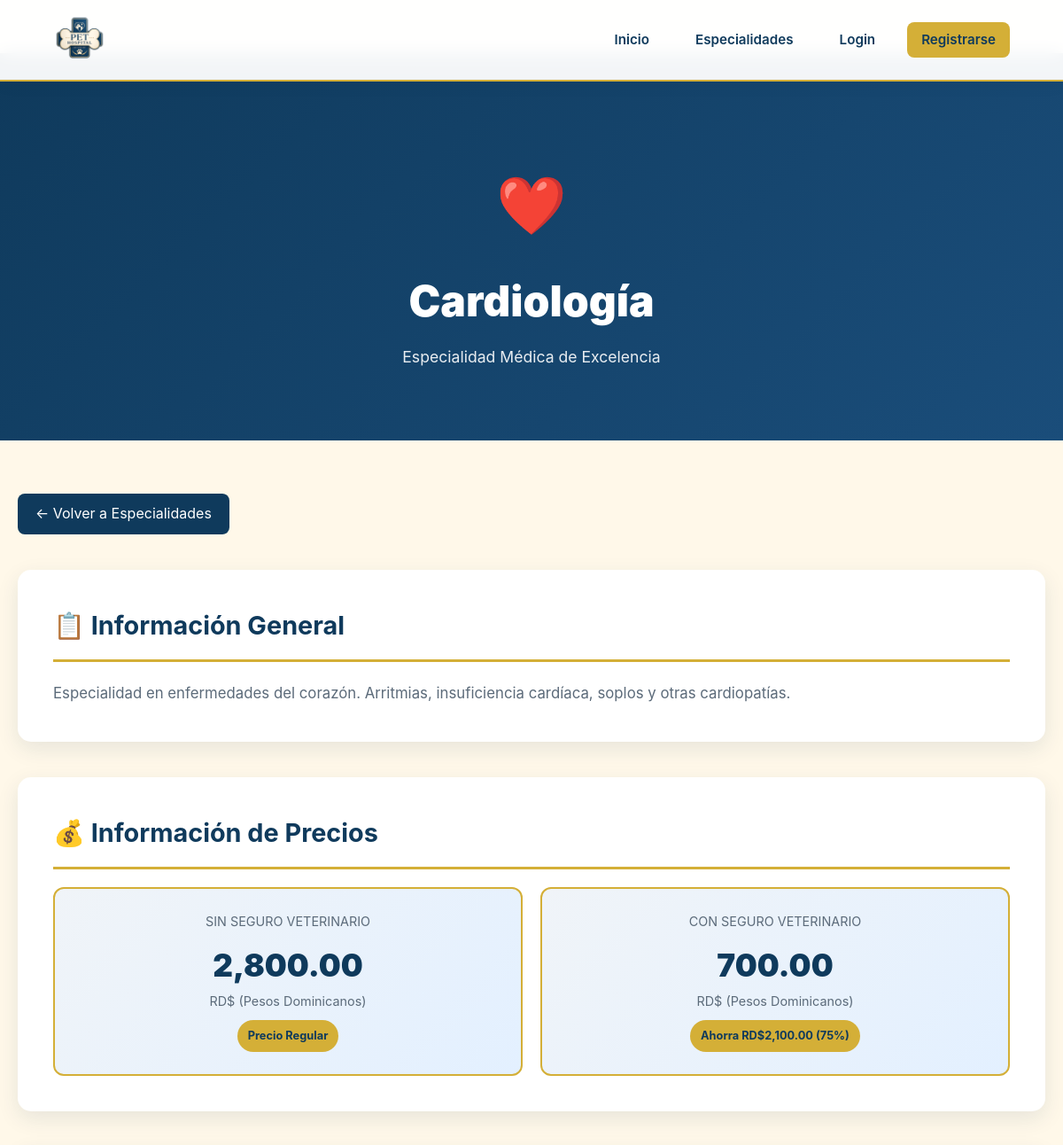
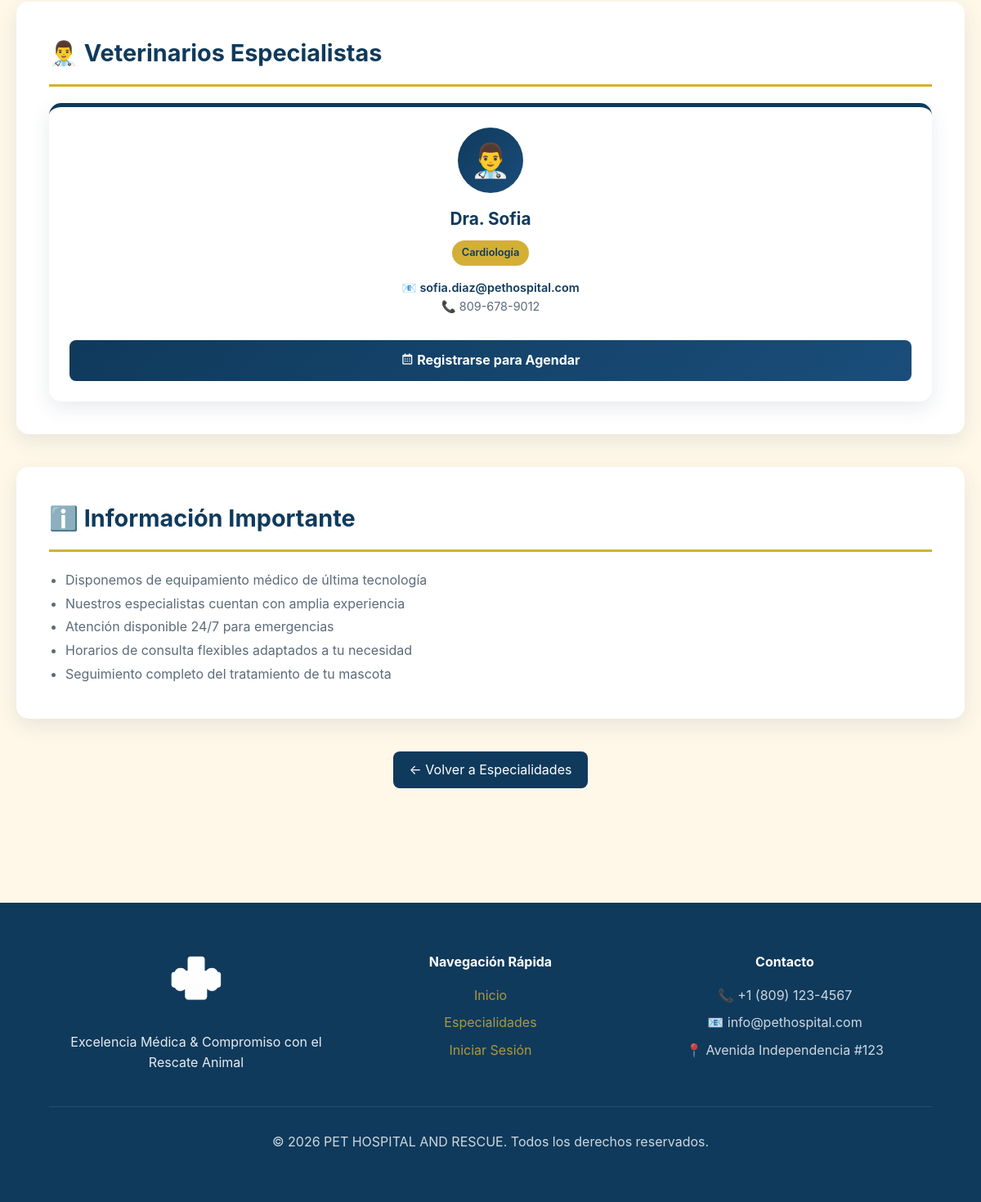
/especialidades/ver.php?id=5, run on the app's committed database (2 pictures, top to bottom).
### tables this page shows
CREATE TABLE `especialidades` (
  `id` int(11) NOT NULL AUTO_INCREMENT,
  `nombre` varchar(100) NOT NULL,
  `descripcion` text DEFAULT NULL,
  `precio` decimal(10,2) NOT NULL,
  PRIMARY KEY (`id`),
  INDEX `idx_nombre` (`nombre`)
);

CREATE TABLE `veterinarioes` (
  `id` int(11) NOT NULL AUTO_INCREMENT,
  `nombre` varchar(100) NOT NULL,
  `id_especialidad` int(11) DEFAULT NULL,
  `id_usuario` int(11) DEFAULT NULL,
  PRIMARY KEY (`id`),
  KEY `fk_especialidad` (`id_especialidad`),
  KEY `fk_usuario` (`id_usuario`),
  CONSTRAINT `veterinarioes_ibfk_1` FOREIGN KEY (`id_especialidad`) REFERENCES `especialidades` (`id`) ON DELETE SET NULL,
  CONSTRAINT `veterinarioes_ibfk_2` FOREIGN KEY (`id_usuario`) REFERENCES `usuarios` (`id`) ON DELETE CASCADE
);

CREATE TABLE `usuarios` (
  `id` int(11) NOT NULL AUTO_INCREMENT,
  `nombre` varchar(50) NOT NULL,
  `apellido` varchar(50) NOT NULL,
  `cedula` varchar(20) UNIQUE DEFAULT NULL,
  `telefono` varchar(20) DEFAULT NULL,
  `correo` varchar(100) NOT NULL UNIQUE,
  `password` varchar(255) NOT NULL,
  `seguro` varchar(50) DEFAULT NULL,
  `genero` enum('masculino','femenino') DEFAULT NULL,
  `rol` varchar(20) DEFAULT 'user',
  `fecha_registro` timestamp NOT NULL DEFAULT CURRENT_TIMESTAMP,
  PRIMARY KEY (`id`),
  UNIQUE KEY `correo_unique` (`correo`),
  UNIQUE KEY `cedula_unique` (`cedula`),
  INDEX `idx_rol` (`rol`),
  INDEX `idx_correo` (`correo`)
);

### especialidades/ver.php (the view, shortened to what this page needs)
<?php
require_once("../config/db.php");
$id = intval($_GET['id']);
try {
    $stmt = $pdo->prepare("SELECT * FROM especialidades WHERE id = ?");
    $stmt->execute([$id]);
    $especialidad = $stmt->fetch();
} catch(PDOException $e) {
    header("Location: index.php");
    exit();
}
try {
    $stmt = $pdo->prepare("
        SELECT v.*, u.nombre as nombre_veterinario, u.correo, u.telefono
        FROM veterinarioes v
        JOIN usuarios u ON v.id_usuario = u.id
        WHERE v.id_especialidad = ?
        ORDER BY u.nombre ASC
    ");
    $stmt->execute([$id]);
    $veterinarios = $stmt->fetchAll();
} catch(PDOException $e) {
    $veterinarios = [];
}
$iconos = [
    'Cirugía' => '🔪',
    'Medicina' => '💊',
    'Vacunación' => '💉',
    'Dental' => '🦷',
    'Oftalmología' => '👁️',
    'Cardiología' => '❤️',
    'Dermatología' => '🐾',
    'Traumatología' => '🦴',
    'Oncología' => '⚕️',
    'Nutrición' => '🥗',
];
function obtener_icono($nombre) {
    global $iconos;
    foreach ($iconos as $key => $icon) {
        if (stripos($nombre, $key) !== false) {
            return $icon;
        }
    }
    return '🏥';
}
?>
<!DOCTYPE html>
<html lang="es">
<head>
    <link rel="stylesheet" href="../assets/css/style.css">
    <link href="https://cdn.jsdelivr.net/npm/boxicons@2.1.4/css/boxicons.min.css" rel="stylesheet">
</head>
<body>
<header id="header">
    <img src="../assets/img/logo.png" alt="PET HOSPITAL AND RESCUE" class="logo">
    <nav class="nav">
        <a href="../index.php">Inicio</a>
        <a href="index.php">Especialidades</a>
        <?php if(isset($_SESSION['usuario'])): ?>
            <?php if($_SESSION['rol'] == 'admin'): ?>
                <a href="../admin/dashboard.php">Panel Admin</a>
            <?php elseif($_SESSION['rol'] == 'veterinario'): ?>
                <a href="../veterinario/dashboard.php">Mi Panel</a>
            <?php else: ?>
                <a href="../user/dashboard.php">Mi Panel</a>
            <?php endif; ?>
            <a href="../auth/logout.php" style="background: var(--accent-gold); color: var(--primary-dark);">Salir</a>
        <?php else: ?>
            <a href="../auth/login.php">Login</a>
            <a href="../auth/register.php" style="background: var(--accent-gold); color: var(--primary-dark);">Registrarse</a>
        <?php endif; ?>
    </nav>
</header>
<section class="detalle-hero">
    <div class="detalle-icon-grande"><?= obtener_icono($especialidad['nombre']) ?></div>
    <h1><?= htmlspecialchars($especialidad['nombre']) ?></h1>
    <p style="font-size: 1.1rem; margin: 0; opacity: 0.9;">Especialidad Médica de Excelencia</p>
</section>
<section class="detalle-content">
    <a href="index.php" class="btn-volver">← Volver a Especialidades</a>
    <div class="info-seccion">
        <h2>📋 Información General</h2>
        <p class="descripcion"><?= htmlspecialchars($especialidad['descripcion']) ?></p>
    </div>
    <div class="info-seccion">
        <h2>💰 Información de Precios</h2>
        <div class="precios-grid">
            <div class="precio-card">
                <div class="precio-label">Sin Seguro Veterinario</div>
                <div class="precio-monto"><?= number_format($especialidad['precio'], 2) ?></div>
                <div class="precio-moneda">RD$ (Pesos Dominicanos)</div>
                <div class="descuento-badge">Precio Regular</div>
            </div>
            <div class="precio-card">
                <div class="precio-label">Con Seguro Veterinario</div>
                <div class="precio-monto"><?= number_format($especialidad['precio'] * 0.25, 2) ?></div>
                <div class="precio-moneda">RD$ (Pesos Dominicanos)</div>
                <div class="descuento-badge">Ahorra RD$<?= number_format($especialidad['precio'] * 0.75, 2) ?> (75%)</div>
            </div>
        </div>
    </div>
    <div class="info-seccion">
        <h2>👨‍⚕️ Veterinarios Especialistas</h2>
        <?php if(!empty($veterinarios)): ?>
            <div class="veterinarios-grid">
                <?php foreach($veterinarios as $vet): ?>
                    <div class="veterinario-card">
                        <div class="veterinario-avatar">👨‍⚕️</div>
                        <div class="veterinario-nombre"><?= htmlspecialchars($vet['nombre_veterinario']) ?></div>
                        <div class="veterinario-especialidad"><?= htmlspecialchars($especialidad['nombre']) ?></div>
                        <div class="veterinario-contacto">
                            <div>📧 <a href="mailto:<?= htmlspecialchars($vet['correo']) ?>"><?= htmlspecialchars($vet['correo']) ?></a></div>
                            <div>📞 <?= htmlspecialchars($vet['telefono']) ?></div>
                        </div>
                        <?php if(isset($_SESSION['usuario']) && $_SESSION['rol'] == 'user'): ?>
                            <a href="../user/agendar.php?veterinario=<?= $vet['id'] ?>&especialidad=<?= $id ?>" class="btn-agendar-vet">
                                <i class='bx bx-calendar'></i> Agendar Cita
                            </a>
                        <?php elseif(!isset($_SESSION['usuario'])): ?>
                            <a href="../auth/register.php" class="btn-agendar-vet">
                                <i class='bx bx-calendar'></i> Registrarse para Agendar
                            </a>
                        <?php endif; ?>
                    </div>
                <?php endforeach; ?>
            </div>
        <?php endif; ?>
    </div>
    <div class="info-seccion">
        <h2>ℹ️ Información Importante</h2>
        <ul style="color: var(--text-muted); line-height: 1.8; margin-left: 20px;">
            <li>Disponemos de equipamiento médico de última tecnología</li>
            <li>Nuestros especialistas cuentan con amplia experiencia</li>
            <li>Atención disponible 24/7 para emergencias</li>
            <li>Horarios de consulta flexibles adaptados a tu necesidad</li>
            <li>Seguimiento completo del tratamiento de tu mascota</li>
        </ul>
    </div>
    <div style="text-align: center; margin-top: 40px;">
        <a href="index.php" class="btn-volver">← Volver a Especialidades</a>
    </div>
</section>
<footer>
    <div style="max-width: var(--max-width); margin: 0 auto;">
        <div style="display: grid; grid-template-columns: repeat(auto-fit, minmax(250px, 1fr)); gap: 40px; margin-bottom: 40px; padding: 0 20px;">
            <div style="text-align: center;">
                <img src="../assets/img/logo.png" alt="Logo" style="height: 70px; filter: brightness(0) invert(1); margin-bottom: 20px;">
                <p style="margin: 0; opacity: 0.9;">Excelencia Médica & Compromiso con el Rescate Animal</p>
            </div>
            <div style="text-align: center;">
                <h4 style="margin-bottom: 15px;">Navegación Rápida</h4>
                <p style="margin: 8px 0;"><a href="../index.php" style="color: var(--accent-gold); text-decoration: none;">Inicio</a></p>
                <p style="margin: 8px 0;"><a href="index.php" style="color: var(--accent-gold); text-decoration: none;">Especialidades</a></p>
                <p style="margin: 8px 0;"><a href="../auth/login.php" style="color: var(--accent-gold); text-decoration: none;">Iniciar Sesión</a></p>
            </div>
            <div style="text-align: center;">
                <h4 style="margin-bottom: 15px;">Contacto</h4>
                <p style="margin: 8px 0;">📞 +1 (809) 123-4567</p>
                <p style="margin: 8px 0;">📧 info@pethospital.com</p>
                <p style="margin: 8px 0;">📍 Avenida Independencia #123</p>
            </div>
        </div>
        <div style="border-top: 1px solid rgba(255,255,255,0.1); padding-top: 30px; text-align: center;">
            <p style="margin: 0; opacity: 0.8;">&copy; 2026 PET HOSPITAL AND RESCUE. Todos los derechos reservados.</p>
        </div>
    </div>
</footer>
</body>
</html>

### assets/css/style.css (style rules this page uses)
:root { --primary-dark: #0f3a5c; --primary-light: #1a4d7a; --accent-gold: #d4af37; --accent-gold-light: #e5c05b; --bg-cream: #fff8e9; --bg-white: #ffffff; --bg-light: #f8fafc; --text-main: #1a1a1a; --text-muted: #5c6b7a; --text-light: #9ca3af; --success: #28a745; --danger: #dc3545; --warning: #ffc107; --radius-lg: 20px; --radius-md: 12px; --radius-sm: 8px; --shadow-soft: 0 10px 30px rgba(15, 58, 92, 0.08); --shadow-strong: 0 15px 45px rgba(15, 58, 92, 0.15); --shadow-lg: 0 20px 60px rgba(15, 58, 92, 0.2); --transition: all 0.4s cubic-bezier(0.165, 0.84, 0.44, 1); --max-width: 1200px; }
* { margin: 0; padding: 0; box-sizing: border-box; font-family: 'Inter', -apple-system, BlinkMacSystemFont, 'Segoe UI', Roboto, sans-serif; }
html { scroll-behavior: smooth; }
body { background-color: var(--bg-cream); color: var(--text-main); line-height: 1.6; overflow-x: hidden; }
#header { position: fixed; top: 0; width: 100%; background: rgba(255, 255, 255, 0.95); backdrop-filter: blur(10px); display: flex; justify-content: space-between; align-items: center; padding: 15px 5%; z-index: 1000; box-shadow: 0 2px 20px rgba(0,0,0,0.05); border-bottom: 2px solid var(--accent-gold); }
.logo { height: 60px; transition: var(--transition); }
.nav { display: flex; gap: 20px; align-items: center; }
.nav a { text-decoration: none; color: var(--primary-dark); font-weight: 600; font-size: 0.95rem; padding: 8px 16px; border-radius: var(--radius-sm); transition: var(--transition); }
footer { background: var(--primary-dark); color: white; padding: 60px 5%; text-align: center; margin-top: 100px; }
footer p { opacity: 0.8; }
footer a { color: var(--accent-gold); text-decoration: none; transition: var(--transition); }

### data on the page
especialidades: nombre "❤️", nombre "Cardiología", descripcion "Especialidad en enfermedades del corazón. Arritmias, insuficiencia cardíaca, soplos y otras cardiopatías.", precio "2,800.00", $especialidad['precio']*0.25 "700.00", $especialidad['precio']*0.75 "2,100.00"
veterinarioes: id_usuario.nombre "Dra. Sofia", id_especialidad.nombre "Cardiología", id_usuario.correo "sofia.diaz@pethospital.com", id_usuario.telefono "809-678-9012"
